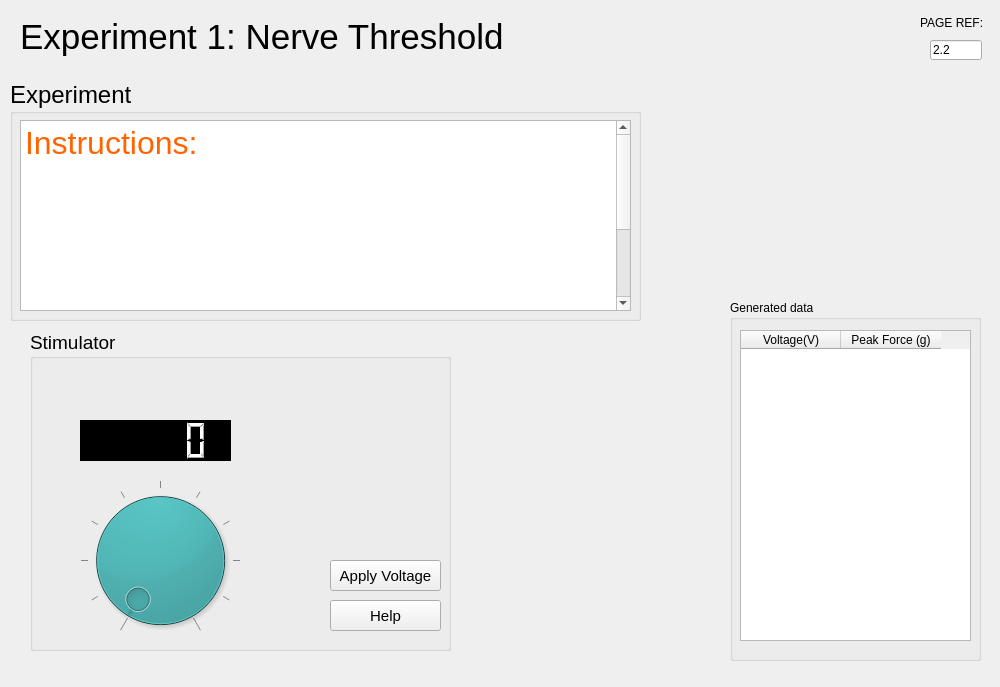
<?xml version="1.0" encoding="UTF-8"?>
<ui version="4.0">
 <class>MainWindow</class>
 <widget class="QMainWindow" name="MainWindow">
  <property name="geometry">
   <rect>
    <x>0</x>
    <y>0</y>
    <width>1000</width>
    <height>687</height>
   </rect>
  </property>
  <property name="windowTitle">
   <string>MainWindow</string>
  </property>
  <property name="autoFillBackground">
   <bool>false</bool>
  </property>
  <widget class="QWidget" name="centralwidget">
   <widget class="QGroupBox" name="groupBox">
    <property name="geometry">
     <rect>
      <x>30</x>
      <y>330</y>
      <width>421</width>
      <height>321</height>
     </rect>
    </property>
    <property name="font">
     <font>
      <pointsize>14</pointsize>
     </font>
    </property>
    <property name="title">
     <string>Stimulator</string>
    </property>
    <widget class="QDial" name="dial">
     <property name="geometry">
      <rect>
       <x>0</x>
       <y>150</y>
       <width>261</width>
       <height>161</height>
      </rect>
     </property>
     <property name="styleSheet">
      <string notr="true">background-color: rgb(0, 170, 170);
color: rgb(255, 0, 0);</string>
     </property>
     <property name="maximum">
      <number>4000</number>
     </property>
     <property name="singleStep">
      <number>100</number>
     </property>
     <property name="pageStep">
      <number>1000</number>
     </property>
     <property name="wrapping">
      <bool>false</bool>
     </property>
     <property name="notchesVisible">
      <bool>true</bool>
     </property>
    </widget>
    <widget class="QLCDNumber" name="lcdNumber">
     <property name="geometry">
      <rect>
       <x>50</x>
       <y>90</y>
       <width>151</width>
       <height>41</height>
      </rect>
     </property>
     <property name="styleSheet">
      <string notr="true">background-color: rgb(0, 0, 0);
color: rgb(255, 255, 255);</string>
     </property>
    </widget>
    <widget class="QPushButton" name="pushButtonApplyVoltage">
     <property name="geometry">
      <rect>
       <x>300</x>
       <y>230</y>
       <width>111</width>
       <height>31</height>
      </rect>
     </property>
     <property name="font">
      <font>
       <pointsize>11</pointsize>
      </font>
     </property>
     <property name="text">
      <string>Apply Voltage</string>
     </property>
    </widget>
    <widget class="QPushButton" name="pushButtonHelp">
     <property name="geometry">
      <rect>
       <x>300</x>
       <y>270</y>
       <width>111</width>
       <height>31</height>
      </rect>
     </property>
     <property name="font">
      <font>
       <pointsize>11</pointsize>
      </font>
     </property>
     <property name="text">
      <string>Help</string>
     </property>
    </widget>
   </widget>
   <widget class="QGroupBox" name="groupBox_2">
    <property name="geometry">
     <rect>
      <x>730</x>
      <y>300</y>
      <width>251</width>
      <height>361</height>
     </rect>
    </property>
    <property name="title">
     <string>Generated data</string>
    </property>
    <widget class="QTableWidget" name="tableWidget">
     <property name="geometry">
      <rect>
       <x>10</x>
       <y>30</y>
       <width>231</width>
       <height>311</height>
      </rect>
     </property>
     <column>
      <property name="text">
       <string>Voltage(V)</string>
      </property>
     </column>
     <column>
      <property name="text">
       <string>Peak Force (g)</string>
      </property>
     </column>
    </widget>
   </widget>
   <widget class="QProgressBar" name="progressBar">
    <property name="geometry">
     <rect>
      <x>172</x>
      <y>721</y>
      <width>649</width>
      <height>21</height>
     </rect>
    </property>
    <property name="sizePolicy">
     <sizepolicy hsizetype="Minimum" vsizetype="Fixed">
      <horstretch>0</horstretch>
      <verstretch>0</verstretch>
     </sizepolicy>
    </property>
    <property name="value">
     <number>1</number>
    </property>
    <property name="textVisible">
     <bool>false</bool>
    </property>
   </widget>
   <widget class="QPushButton" name="pushButtonMenu">
    <property name="enabled">
     <bool>true</bool>
    </property>
    <property name="geometry">
     <rect>
      <x>914</x>
      <y>720</y>
      <width>75</width>
      <height>23</height>
     </rect>
    </property>
    <property name="sizePolicy">
     <sizepolicy hsizetype="Maximum" vsizetype="Fixed">
      <horstretch>0</horstretch>
      <verstretch>0</verstretch>
     </sizepolicy>
    </property>
    <property name="minimumSize">
     <size>
      <width>50</width>
      <height>20</height>
     </size>
    </property>
    <property name="text">
     <string>MENU</string>
    </property>
   </widget>
   <widget class="QPushButton" name="pushButtonBack">
    <property name="geometry">
     <rect>
      <x>10</x>
      <y>720</y>
      <width>75</width>
      <height>23</height>
     </rect>
    </property>
    <property name="sizePolicy">
     <sizepolicy hsizetype="Maximum" vsizetype="Fixed">
      <horstretch>0</horstretch>
      <verstretch>0</verstretch>
     </sizepolicy>
    </property>
    <property name="text">
     <string>BACK</string>
    </property>
   </widget>
   <widget class="QPushButton" name="pushButtonNext">
    <property name="geometry">
     <rect>
      <x>91</x>
      <y>720</y>
      <width>75</width>
      <height>23</height>
     </rect>
    </property>
    <property name="sizePolicy">
     <sizepolicy hsizetype="Maximum" vsizetype="Fixed">
      <horstretch>0</horstretch>
      <verstretch>0</verstretch>
     </sizepolicy>
    </property>
    <property name="text">
     <string>NEXT</string>
    </property>
   </widget>
   <widget class="QLabel" name="labelPage">
    <property name="geometry">
     <rect>
      <x>827</x>
      <y>720</y>
      <width>81</width>
      <height>20</height>
     </rect>
    </property>
    <property name="sizePolicy">
     <sizepolicy hsizetype="Maximum" vsizetype="Preferred">
      <horstretch>0</horstretch>
      <verstretch>0</verstretch>
     </sizepolicy>
    </property>
    <property name="font">
     <font>
      <pointsize>11</pointsize>
      <weight>75</weight>
      <bold>true</bold>
     </font>
    </property>
    <property name="styleSheet">
     <string notr="true">color: rgb(255, 255, 255);</string>
    </property>
    <property name="text">
     <string>PAGE 2 / 5</string>
    </property>
   </widget>
   <widget class="QLabel" name="labelCurrentWindow">
    <property name="geometry">
     <rect>
      <x>20</x>
      <y>0</y>
      <width>731</width>
      <height>74</height>
     </rect>
    </property>
    <property name="font">
     <font>
      <pointsize>26</pointsize>
     </font>
    </property>
    <property name="text">
     <string>Experiment 1: Nerve Threshold</string>
    </property>
   </widget>
   <widget class="QGroupBox" name="groupBox_3">
    <property name="geometry">
     <rect>
      <x>10</x>
      <y>80</y>
      <width>631</width>
      <height>241</height>
     </rect>
    </property>
    <property name="font">
     <font>
      <pointsize>18</pointsize>
     </font>
    </property>
    <property name="title">
     <string>Experiment</string>
    </property>
    <widget class="QTextEdit" name="textEdit">
     <property name="geometry">
      <rect>
       <x>10</x>
       <y>40</y>
       <width>611</width>
       <height>191</height>
      </rect>
     </property>
     <property name="font">
      <font>
       <pointsize>21</pointsize>
      </font>
     </property>
     <property name="html">
      <string>&lt;!DOCTYPE HTML PUBLIC &quot;-//W3C//DTD HTML 4.0//EN&quot; &quot;http://www.w3.org/TR/REC-html40/strict.dtd&quot;&gt;
&lt;html&gt;&lt;head&gt;&lt;meta name=&quot;qrichtext&quot; content=&quot;1&quot; /&gt;&lt;style type=&quot;text/css&quot;&gt;
p, li { white-space: pre-wrap; }
&lt;/style&gt;&lt;/head&gt;&lt;body style=&quot; font-family:'.AppleSystemUIFont'; font-size:21pt; font-weight:400; font-style:normal;&quot;&gt;
&lt;p align=&quot;justify&quot; style=&quot; margin-top:0px; margin-bottom:0px; margin-left:0px; margin-right:0px; -qt-block-indent:0; text-indent:0px; line-height:120%;&quot;&gt;&lt;a name=&quot;docs-internal-guid-03ccad44-7fff-51ce-c75d-3f2e58475ad4&quot;&gt;&lt;/a&gt;&lt;span style=&quot; font-family:'Times New Roman'; font-size:24pt; color:#ff6400; background-color:transparent;&quot;&gt;I&lt;/span&gt;&lt;span style=&quot; font-family:'Times New Roman'; font-size:24pt; color:#ff6400; background-color:transparent;&quot;&gt;nstructions:&lt;/span&gt;&lt;/p&gt;
&lt;p align=&quot;justify&quot; style=&quot; margin-top:0px; margin-bottom:0px; margin-left:0px; margin-right:0px; -qt-block-indent:0; text-indent:0px; line-height:120%;&quot;&gt;&lt;span style=&quot; font-family:'Times New Roman'; font-size:18pt; color:#ffffff; background-color:transparent;&quot;&gt;- Start at a low stimulation voltage, and steadily increase the voltage.&lt;/span&gt;&lt;/p&gt;
&lt;p align=&quot;justify&quot; style=&quot; margin-top:0px; margin-bottom:0px; margin-left:0px; margin-right:0px; -qt-block-indent:0; text-indent:0px; line-height:120%;&quot;&gt;&lt;span style=&quot; font-family:'Times New Roman'; font-size:18pt; color:#ffffff; background-color:transparent;&quot;&gt;- What is the minimum stimulus needed to produce a response?&lt;/span&gt;&lt;/p&gt;
&lt;p align=&quot;justify&quot; style=&quot; margin-top:0px; margin-bottom:0px; margin-left:0px; margin-right:0px; -qt-block-indent:0; text-indent:0px; line-height:120%;&quot;&gt;&lt;span style=&quot; font-family:'Times New Roman'; font-size:18pt; color:#ffffff; background-color:transparent;&quot;&gt;- As you increase the stimulus strength, does the response reach a maximum?&lt;/span&gt;&lt;/p&gt;
&lt;p align=&quot;justify&quot; style=&quot; margin-top:0px; margin-bottom:0px; margin-left:0px; margin-right:0px; -qt-block-indent:0; text-indent:0px; line-height:120%;&quot;&gt;&lt;span style=&quot; font-family:'Times New Roman'; font-size:18pt; color:#ffffff; background-color:transparent;&quot;&gt;When you have finished making observations, go on to the next page and plot a graph of your results.&lt;/span&gt;&lt;/p&gt;&lt;/body&gt;&lt;/html&gt;</string>
     </property>
    </widget>
   </widget>
   <widget class="QLabel" name="labelPageRef">
    <property name="geometry">
     <rect>
      <x>920</x>
      <y>0</y>
      <width>71</width>
      <height>46</height>
     </rect>
    </property>
    <property name="sizePolicy">
     <sizepolicy hsizetype="Maximum" vsizetype="Preferred">
      <horstretch>0</horstretch>
      <verstretch>0</verstretch>
     </sizepolicy>
    </property>
    <property name="text">
     <string>PAGE REF:</string>
    </property>
   </widget>
   <widget class="QLineEdit" name="lineEdit">
    <property name="geometry">
     <rect>
      <x>930</x>
      <y>40</y>
      <width>52</width>
      <height>20</height>
     </rect>
    </property>
    <property name="sizePolicy">
     <sizepolicy hsizetype="Ignored" vsizetype="Fixed">
      <horstretch>0</horstretch>
      <verstretch>0</verstretch>
     </sizepolicy>
    </property>
    <property name="text">
     <string>2.2</string>
    </property>
    <property name="readOnly">
     <bool>true</bool>
    </property>
   </widget>
  </widget>
 </widget>
 <resources>
  <include location="../resources.qrc"/>
 </resources>
 <connections/>
</ui>
